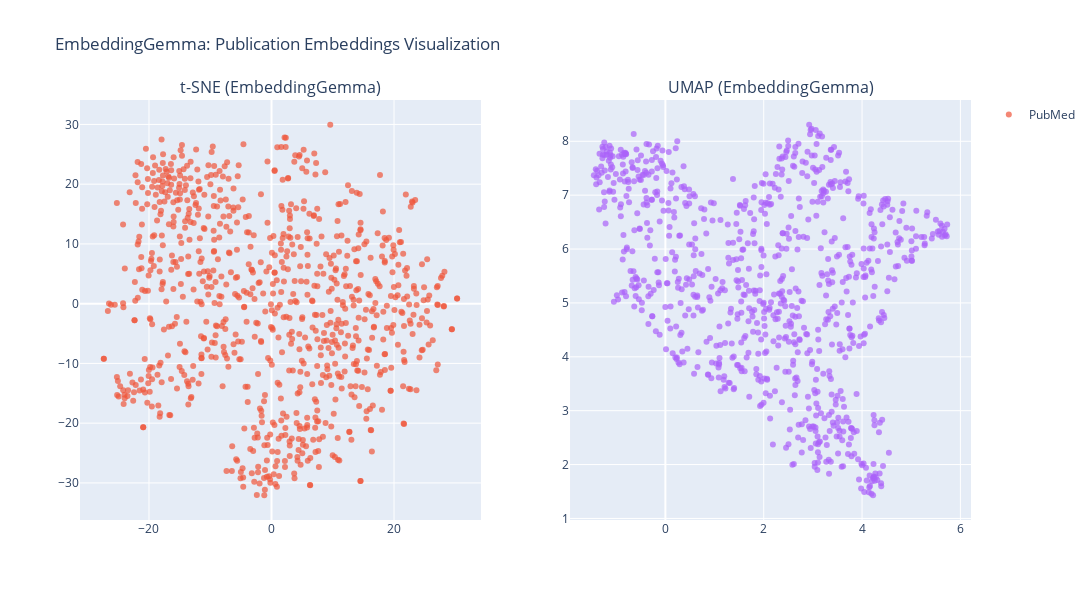

The code cell stored with this chart in its notebook:
### Code cell
# Create interactive visualizations
fig = make_subplots(
    rows=1, cols=2,
    subplot_titles=("t-SNE (EmbeddingGemma)", "UMAP (EmbeddingGemma)"),
    specs=[[{"type": "scatter"}, {"type": "scatter"}]]
)

# t-SNE plot
for source in ['IFC', 'PubMed']:
    mask = df_embed['source_type'] == source
    fig.add_trace(
        go.Scatter(
            x=df_embed[mask]['tsne_x'],
            y=df_embed[mask]['tsne_y'],
            mode='markers',
            name=f'{source}',
            text=df_embed[mask]['title'],
            hoverinfo='text',
            marker=dict(size=6, opacity=0.7)
        ),
        row=1, col=1
    )

# UMAP plot
for source in ['IFC', 'PubMed']:
    mask = df_embed['source_type'] == source
    fig.add_trace(
        go.Scatter(
            x=df_embed[mask]['umap_x'],
            y=df_embed[mask]['umap_y'],
            mode='markers',
            name=f'{source}',
            text=df_embed[mask]['title'],
            hoverinfo='text',
            marker=dict(size=6, opacity=0.7),
            showlegend=False
        ),
        row=1, col=2
    )

fig.update_layout(
    title_text="EmbeddingGemma: Publication Embeddings Visualization",
    height=600,
    width=1200
)
output_dir = Path('./notebooks/data/processed')
output_dir.mkdir(parents=True, exist_ok=True)
plot_html_path = output_dir / 'embeddinggemma_visualization_a.html'
fig.write_html(str(plot_html_path), include_plotlyjs='cdn')
print(f"Interactive plot saved to: {plot_html_path}")

fig.show()

print("📊 EmbeddingGemma visualizations generated!")

### Figure 1 — Plotly figure (JSON) as saved in the notebook; plotly's stock layout.template omitted (floating-point values rounded to 4 significant figures; data arrays with more than 128 entries replaced by an {"elided": "..."} marker saying what was removed)
{"data": [{"hoverinfo": "text", "marker": {"opacity": 0.7, "size": 6}, "mode": "markers", "name": "IFC", "text": [], "type": "scatter", "x": [], "xaxis": "x", "y": [], "yaxis": "y"}, {"hoverinfo": "text", "marker": {"opacity": 0.7, "size": 6}, "mode": "markers", "name": "PubMed", "text": {"elided": "851 str values"}, "type": "scatter", "x": {"elided": "851 float values"}, "xaxis": "x", "y": {"elided": "851 float values"}, "yaxis": "y"}, {"hoverinfo": "text", "marker": {"opacity": 0.7, "size": 6}, "mode": "markers", "name": "IFC", "showlegend": false, "text": [], "type": "scatter", "x": [], "xaxis": "x2", "y": [], "yaxis": "y2"}, {"hoverinfo": "text", "marker": {"opacity": 0.7, "size": 6}, "mode": "markers", "name": "PubMed", "showlegend": false, "text": {"elided": "851 str values"}, "type": "scatter", "x": {"elided": "851 float values"}, "xaxis": "x2", "y": {"elided": "851 float values"}, "yaxis": "y2"}], "layout": {"annotations": [{"font": {"size": 16}, "showarrow": false, "text": "t-SNE (EmbeddingGemma)", "x": 0.225, "xanchor": "center", "xref": "paper", "y": 1, "yanchor": "bottom", "yref": "paper"}, {"font": {"size": 16}, "showarrow": false, "text": "UMAP (EmbeddingGemma)", "x": 0.775, "xanchor": "center", "xref": "paper", "y": 1, "yanchor": "bottom", "yref": "paper"}], "height": 600, "title": {"text": "EmbeddingGemma: Publication Embeddings Visualization"}, "width": 1200, "xaxis": {"anchor": "y", "domain": [0, 0.45]}, "xaxis2": {"anchor": "y2", "domain": [0.55, 1]}, "yaxis": {"anchor": "x", "domain": [0, 1]}, "yaxis2": {"anchor": "x2", "domain": [0, 1]}}}
